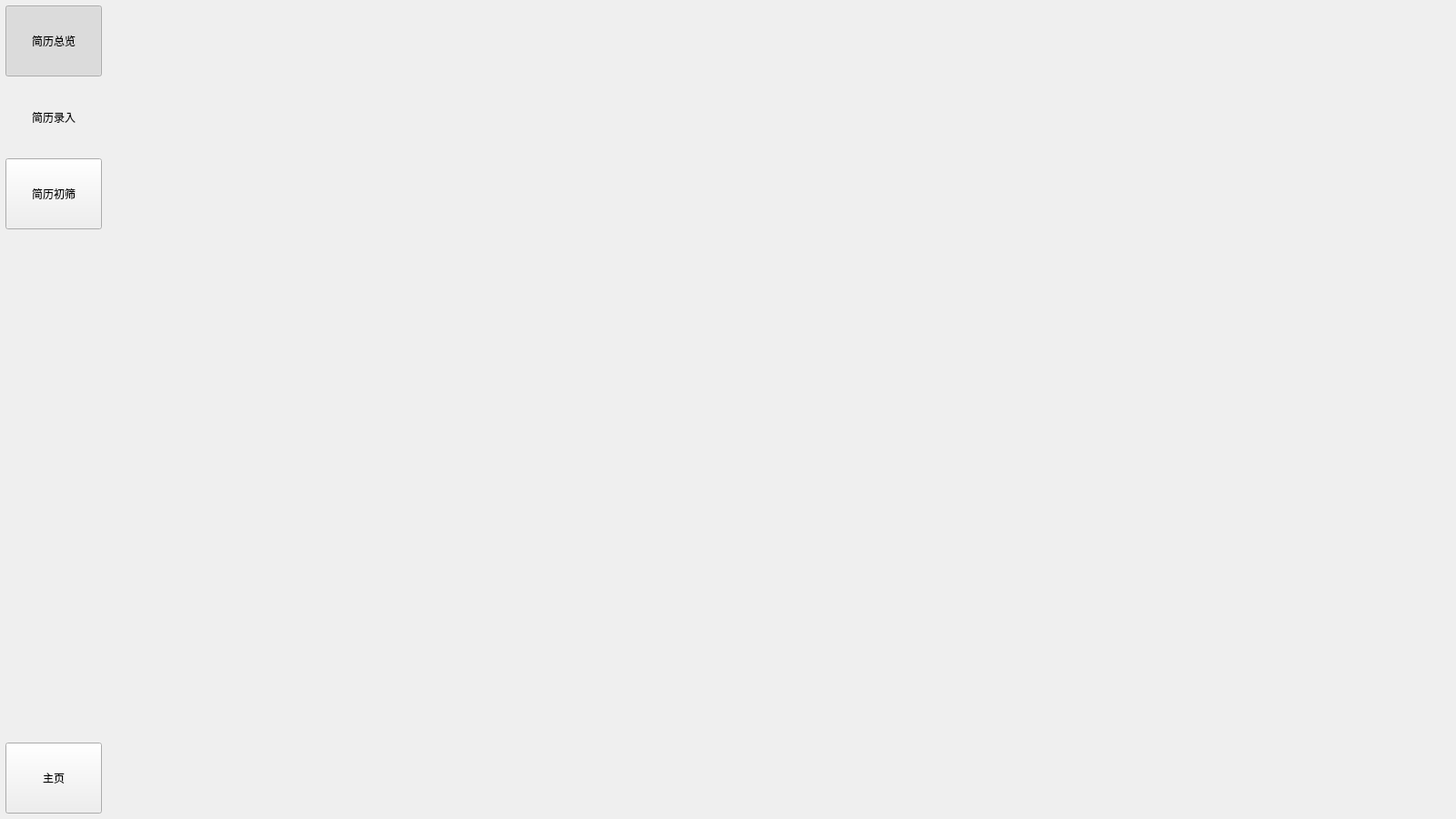
<?xml version="1.0" encoding="UTF-8"?>
<ui version="4.0">
 <class>HRMTool</class>
 <widget class="QWidget" name="HRMTool">
  <property name="geometry">
   <rect>
    <x>0</x>
    <y>0</y>
    <width>1600</width>
    <height>900</height>
   </rect>
  </property>
  <property name="windowTitle">
   <string>Form</string>
  </property>
  <layout class="QHBoxLayout" name="horizontalLayout_3" stretch="2,28">
   <property name="leftMargin">
    <number>6</number>
   </property>
   <property name="topMargin">
    <number>0</number>
   </property>
   <property name="rightMargin">
    <number>0</number>
   </property>
   <property name="bottomMargin">
    <number>0</number>
   </property>
   <item>
    <layout class="QVBoxLayout" name="verticalLayout">
     <property name="topMargin">
      <number>6</number>
     </property>
     <property name="bottomMargin">
      <number>6</number>
     </property>
     <item>
      <widget class="QPushButton" name="btn_overview">
       <property name="minimumSize">
        <size>
         <width>0</width>
         <height>78</height>
        </size>
       </property>
       <property name="text">
        <string>简历总览</string>
       </property>
       <property name="checkable">
        <bool>true</bool>
       </property>
       <property name="checked">
        <bool>true</bool>
       </property>
       <property name="autoExclusive">
        <bool>true</bool>
       </property>
       <property name="flat">
        <bool>true</bool>
       </property>
      </widget>
     </item>
     <item>
      <widget class="QPushButton" name="btn_tool">
       <property name="minimumSize">
        <size>
         <width>0</width>
         <height>78</height>
        </size>
       </property>
       <property name="text">
        <string>简历录入</string>
       </property>
       <property name="checkable">
        <bool>true</bool>
       </property>
       <property name="autoExclusive">
        <bool>true</bool>
       </property>
       <property name="flat">
        <bool>true</bool>
       </property>
      </widget>
     </item>
     <item>
      <widget class="QPushButton" name="btn_resume_selection">
       <property name="minimumSize">
        <size>
         <width>0</width>
         <height>78</height>
        </size>
       </property>
       <property name="text">
        <string>简历初筛</string>
       </property>
       <property name="checkable">
        <bool>true</bool>
       </property>
       <property name="autoExclusive">
        <bool>true</bool>
       </property>
      </widget>
     </item>
     <item>
      <spacer name="verticalSpacer">
       <property name="orientation">
        <enum>Qt::Vertical</enum>
       </property>
       <property name="sizeHint" stdset="0">
        <size>
         <width>20</width>
         <height>40</height>
        </size>
       </property>
      </spacer>
     </item>
     <item>
      <widget class="QPushButton" name="btn_mainPage">
       <property name="minimumSize">
        <size>
         <width>0</width>
         <height>78</height>
        </size>
       </property>
       <property name="text">
        <string>主页</string>
       </property>
      </widget>
     </item>
    </layout>
   </item>
   <item>
    <widget class="QStackedWidget" name="stackedWidget">
     <property name="currentIndex">
      <number>0</number>
     </property>
     <widget class="ArchiveBrowser" name="page_archive_preview"/>
     <widget class="UploadResume" name="page_upload_resume"/>
     <widget class="ResumeSelection" name="page_resume_selection"/>
    </widget>
   </item>
  </layout>
 </widget>
 <customwidgets>
  <customwidget>
   <class>UploadResume</class>
   <extends>QWidget</extends>
   <header location="global">HRMTool/uploadresume.h</header>
   <container>1</container>
  </customwidget>
  <customwidget>
   <class>ArchiveBrowser</class>
   <extends>QWidget</extends>
   <header location="global">HRMTool/archivebrowser.h</header>
   <container>1</container>
  </customwidget>
  <customwidget>
   <class>ResumeSelection</class>
   <extends>QWidget</extends>
   <header location="global">HRMTool/resumeselection.h</header>
   <container>1</container>
  </customwidget>
 </customwidgets>
 <resources/>
 <connections/>
</ui>
